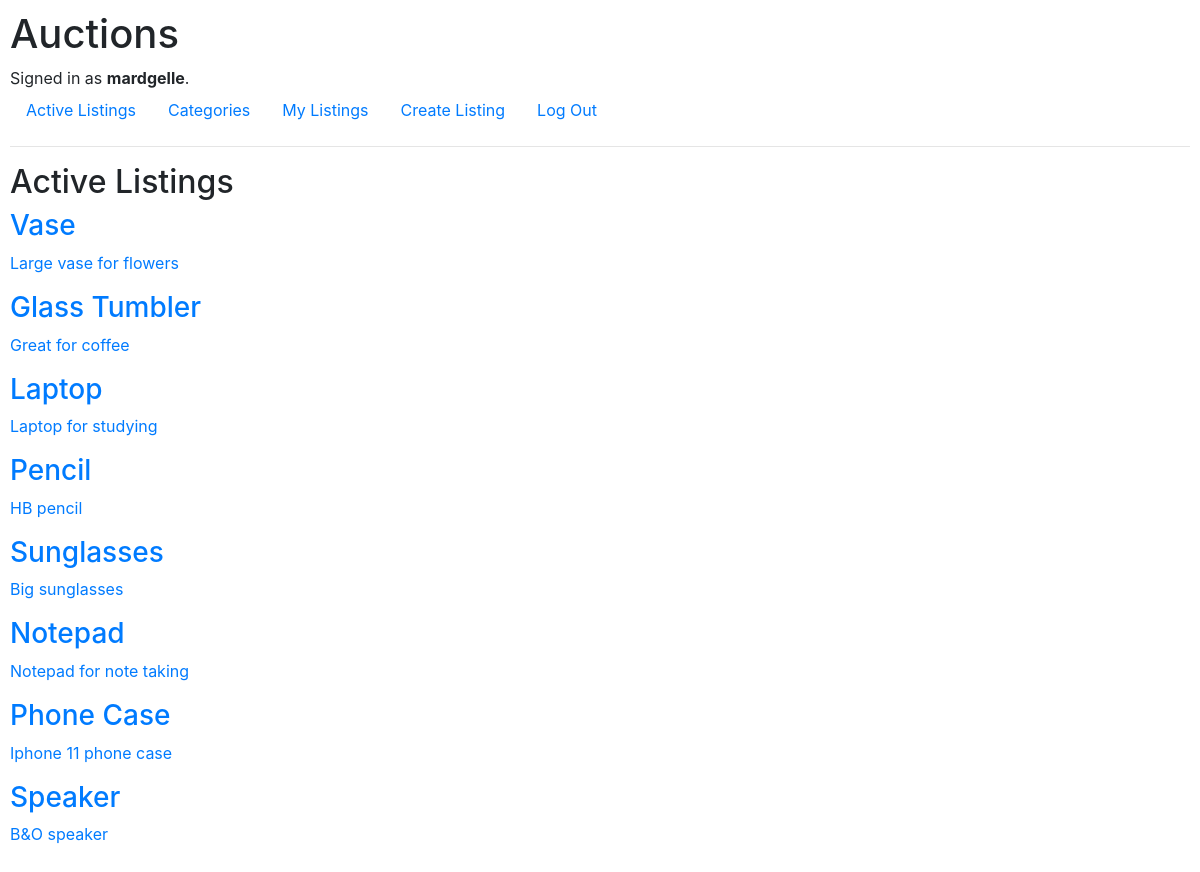
The page / (signed in) on the database its author committed.
### auctions/models.py (models this page shows, shortened)
class User(AbstractUser):
    pass

class Listing(models.Model):
    title = models.TextField()
    description = models.TextField()
    categories = models.ForeignKey('Category', related_name='listings', on_delete=models.CASCADE)
    price = models.DecimalField(max_digits=1000, decimal_places=2)
    user = models.ForeignKey(User, related_name='listings', on_delete=models.CASCADE)
    image = models.TextField(blank=True)

### auctions/views.py (the view)
# urls.py: path("", views.index, name="index"),
def index(request):
    listings = Listing.objects.all()
    return render(request, "auctions/index.html", {
        "listings":  listings
        })

### auctions/templates/auctions/index.html
{% extends "auctions/layout.html" %}
{% block body %}
    <h2>Active Listings</h2>
    {% for listing in listings %}
        <a href="{% url 'view_listing' listing.id %}">
          <div>
            <h3>{{ listing.title }}</h3>
            <p>{{ listing.description }}</p>
          </div>
        </a>
    {% endfor %}
{% endblock %}

### auctions/templates/auctions/layout.html (shortened to what this page needs)
{% load static %}
<!DOCTYPE html>
<html lang="en">
    <head>
        <link rel="stylesheet" href="https://stackpath.bootstrapcdn.com/bootstrap/4.4.1/css/bootstrap.min.css">
        <link href="{% static 'auctions/styles.css' %}" rel="stylesheet">
    </head>
    <body>
        <h1>Auctions</h1>
        <div>
            {% if user.is_authenticated %}
                Signed in as <strong>{{ user.username }}</strong>.
            {% else %}
                Not signed in.
            {% endif %}
        </div>
        <ul class="nav">
            <li class="nav-item">
                <a class="nav-link" href="{% url 'index' %}">Active Listings</a>
            </li>
            <li class="nav-item">
              <a href="{% url 'categories'%}" class="nav-link">Categories</a>
            </li>
            {% if user.is_authenticated %}
                <li class="nav-item">
                  <a href="{% url 'my_listings' %}" class="nav-link">My Listings</a>
                </li>
                <li class="nav-item">
                  <a href="{% url 'new_listing' %}" class="nav-link">Create Listing</a>
                </li>
                <li class="nav-item">
                  <a class="nav-link" href="{% url 'logout' %}">Log Out</a>
                </li>
            {% endif %}
        </ul>
        <hr>
        {% block body %}
        {% endblock %}
    </body>
</html>

### auctions/static/auctions/styles.css (style rules this page uses)
body { padding: 10px; }

### rows shown on the page
User: username "mardgelle"
Listing: title "Vase", description "Large vase for flowers"
Listing: title "Glass Tumbler", description "Great for coffee"
Listing: title "Laptop", description "Laptop for studying"
Listing: title "Pencil", description "HB pencil"
Listing: title "Sunglasses", description "Big sunglasses"
Listing: title "Notepad", description "Notepad for note taking"
Listing: title "Phone Case", description "Iphone 11 phone case"
Listing: title "Speaker", description "B&O speaker"
